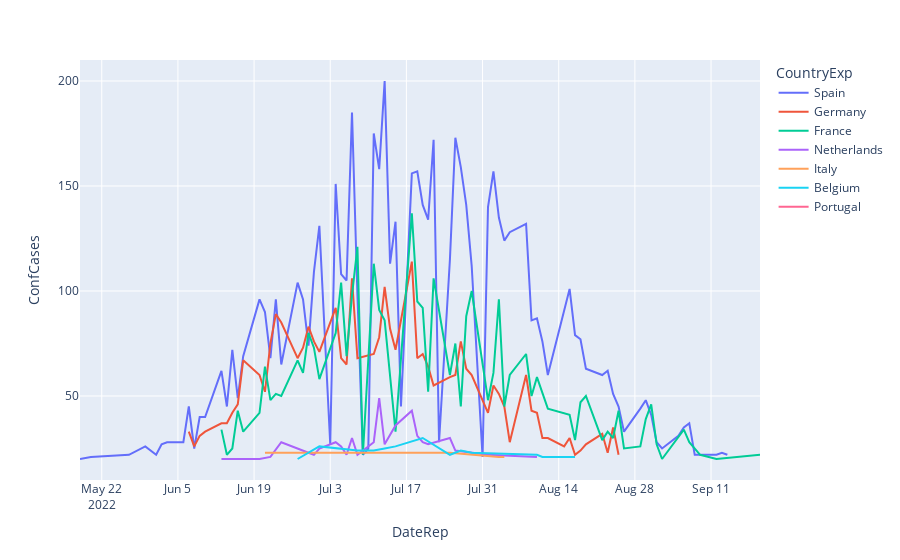

The notebook cell saved with this chart:
### Markdown cell above
Below is a another representation of new Monkeypox cases in various European countries that reported more than 20 confirmed cases. Each country follows a similar pattern and the Monkeypox outbreak spiked in Mid-July in Europe.

### Code cell
#Graph of cases in European countries with more than 20 new confirmed cases
fig = px.line(Severedf, x="DateRep", y="ConfCases", color='CountryExp')
fig.show()

### Figure 1 — Plotly figure (JSON) as saved in the notebook; plotly's stock layout.template omitted (floating-point values rounded to 4 significant figures)
{"data": [{"hovertemplate": "CountryExp=Spain<br>DateRep=%{x}<br>ConfCases=%{y}<extra></extra>", "legendgroup": "Spain", "line": {"color": "#636efa", "dash": "solid"}, "marker": {"symbol": "circle"}, "mode": "lines", "name": "Spain", "orientation": "v", "showlegend": true, "type": "scatter", "x": ["2022-05-18", "2022-05-20", "2022-05-27", "2022-05-30", "2022-06-01", "2022-06-02", "2022-06-03", "2022-06-06", "2022-06-07", "2022-06-08", "2022-06-09", "2022-06-10", "2022-06-13", "2022-06-14", "2022-06-15", "2022-06-16", "2022-06-17", "2022-06-20", "2022-06-21", "2022-06-22", "2022-06-23", "2022-06-24", "2022-06-27", "2022-06-28", "2022-06-29", "2022-06-30", "2022-07-01", "2022-07-03", "2022-07-04", "2022-07-05", "2022-07-06", "2022-07-07", "2022-07-08", "2022-07-09", "2022-07-10", "2022-07-11", "2022-07-12", "2022-07-13", "2022-07-14", "2022-07-15", "2022-07-16", "2022-07-18", "2022-07-19", "2022-07-20", "2022-07-21", "2022-07-22", "2022-07-23", "2022-07-25", "2022-07-26", "2022-07-27", "2022-07-28", "2022-07-29", "2022-07-31", "2022-08-01", "2022-08-02", "2022-08-03", "2022-08-04", "2022-08-05", "2022-08-08", "2022-08-09", "2022-08-10", "2022-08-11", "2022-08-12", "2022-08-16", "2022-08-17", "2022-08-18", "2022-08-19", "2022-08-22", "2022-08-23", "2022-08-24", "2022-08-25", "2022-08-26", "2022-08-29", "2022-08-30", "2022-08-31", "2022-09-01", "2022-09-02", "2022-09-05", "2022-09-06", "2022-09-07", "2022-09-08", "2022-09-12", "2022-09-13", "2022-09-14"], "xaxis": "x", "y": [20, 21, 22, 26, 22, 27, 28, 28, 45, 25, 40, 40, 62, 45, 72, 49, 69, 96, 90, 68, 96, 65, 104, 96, 74, 109, 131, 27, 151, 108, 105, 185, 98, 22, 25, 175, 158, 200, 113, 133, 45, 156, 157, 141, 134, 172, 28, 115, 173, 159, 141, 112, 21, 140, 157, 135, 124, 128, 132, 86, 87, 76, 60, 101, 79, 77, 63, 60, 62, 51, 45, 33, 44, 48, 41, 28, 25, 31, 35, 37, 22, 22, 23, 22], "yaxis": "y"}, {"hovertemplate": "CountryExp=Germany<br>DateRep=%{x}<br>ConfCases=%{y}<extra></extra>", "legendgroup": "Germany", "line": {"color": "#EF553B", "dash": "solid"}, "marker": {"symbol": "circle"}, "mode": "lines", "name": "Germany", "orientation": "v", "showlegend": true, "type": "scatter", "x": ["2022-06-07", "2022-06-08", "2022-06-09", "2022-06-10", "2022-06-13", "2022-06-14", "2022-06-15", "2022-06-16", "2022-06-17", "2022-06-20", "2022-06-21", "2022-06-22", "2022-06-23", "2022-06-24", "2022-06-27", "2022-06-28", "2022-06-29", "2022-06-30", "2022-07-01", "2022-07-04", "2022-07-05", "2022-07-06", "2022-07-07", "2022-07-08", "2022-07-11", "2022-07-12", "2022-07-13", "2022-07-14", "2022-07-15", "2022-07-18", "2022-07-19", "2022-07-20", "2022-07-21", "2022-07-22", "2022-07-25", "2022-07-26", "2022-07-27", "2022-07-28", "2022-07-29", "2022-08-01", "2022-08-02", "2022-08-03", "2022-08-04", "2022-08-05", "2022-08-08", "2022-08-09", "2022-08-10", "2022-08-11", "2022-08-12", "2022-08-15", "2022-08-16", "2022-08-17", "2022-08-18", "2022-08-19", "2022-08-22", "2022-08-23", "2022-08-24", "2022-08-25"], "xaxis": "x", "y": [33, 26, 31, 33, 37, 37, 42, 46, 67, 60, 52, 75, 89, 85, 68, 73, 83, 76, 71, 92, 68, 65, 106, 68, 70, 78, 102, 82, 72, 114, 68, 70, 64, 55, 59, 60, 76, 63, 60, 42, 55, 51, 45, 28, 60, 43, 42, 30, 30, 26, 30, 22, 24, 27, 32, 23, 35, 22], "yaxis": "y"}, {"hovertemplate": "CountryExp=France<br>DateRep=%{x}<br>ConfCases=%{y}<extra></extra>", "legendgroup": "France", "line": {"color": "#00cc96", "dash": "solid"}, "marker": {"symbol": "circle"}, "mode": "lines", "name": "France", "orientation": "v", "showlegend": true, "type": "scatter", "x": ["2022-06-13", "2022-06-14", "2022-06-15", "2022-06-16", "2022-06-17", "2022-06-20", "2022-06-21", "2022-06-22", "2022-06-23", "2022-06-24", "2022-06-27", "2022-06-28", "2022-06-29", "2022-06-30", "2022-07-01", "2022-07-04", "2022-07-05", "2022-07-06", "2022-07-07", "2022-07-08", "2022-07-09", "2022-07-11", "2022-07-12", "2022-07-13", "2022-07-15", "2022-07-18", "2022-07-19", "2022-07-20", "2022-07-21", "2022-07-22", "2022-07-25", "2022-07-26", "2022-07-27", "2022-07-28", "2022-07-29", "2022-08-01", "2022-08-02", "2022-08-03", "2022-08-04", "2022-08-05", "2022-08-08", "2022-08-09", "2022-08-10", "2022-08-11", "2022-08-12", "2022-08-16", "2022-08-17", "2022-08-18", "2022-08-19", "2022-08-22", "2022-08-23", "2022-08-24", "2022-08-25", "2022-08-26", "2022-08-29", "2022-08-30", "2022-08-31", "2022-09-01", "2022-09-02", "2022-09-06", "2022-09-07", "2022-09-09", "2022-09-12", "2022-09-20"], "xaxis": "x", "y": [34, 22, 25, 43, 33, 42, 64, 48, 51, 50, 67, 61, 80, 73, 58, 80, 104, 69, 98, 121, 22, 113, 91, 86, 33, 137, 95, 92, 52, 106, 60, 75, 45, 88, 100, 48, 61, 96, 45, 60, 70, 50, 59, 52, 44, 41, 29, 47, 50, 29, 33, 30, 43, 25, 26, 39, 46, 27, 20, 34, 28, 22, 20, 22], "yaxis": "y"}, {"hovertemplate": "CountryExp=Netherlands<br>DateRep=%{x}<br>ConfCases=%{y}<extra></extra>", "legendgroup": "Netherlands", "line": {"color": "#ab63fa", "dash": "solid"}, "marker": {"symbol": "circle"}, "mode": "lines", "name": "Netherlands", "orientation": "v", "showlegend": true, "type": "scatter", "x": ["2022-06-13", "2022-06-20", "2022-06-22", "2022-06-24", "2022-06-29", "2022-06-30", "2022-07-01", "2022-07-04", "2022-07-05", "2022-07-06", "2022-07-07", "2022-07-08", "2022-07-11", "2022-07-12", "2022-07-13", "2022-07-15", "2022-07-18", "2022-07-19", "2022-07-20", "2022-07-21", "2022-07-25", "2022-07-26", "2022-08-01", "2022-08-10"], "xaxis": "x", "y": [20, 20, 21, 28, 23, 22, 25, 28, 26, 22, 30, 22, 28, 49, 27, 36, 43, 31, 28, 27, 30, 24, 22, 21], "yaxis": "y"}, {"hovertemplate": "CountryExp=Italy<br>DateRep=%{x}<br>ConfCases=%{y}<extra></extra>", "legendgroup": "Italy", "line": {"color": "#FFA15A", "dash": "solid"}, "marker": {"symbol": "circle"}, "mode": "lines", "name": "Italy", "orientation": "v", "showlegend": true, "type": "scatter", "x": ["2022-06-21", "2022-06-24", "2022-07-25", "2022-08-03", "2022-08-04"], "xaxis": "x", "y": [23, 23, 23, 21, 21], "yaxis": "y"}, {"hovertemplate": "CountryExp=Belgium<br>DateRep=%{x}<br>ConfCases=%{y}<extra></extra>", "legendgroup": "Belgium", "line": {"color": "#19d3f3", "dash": "solid"}, "marker": {"symbol": "circle"}, "mode": "lines", "name": "Belgium", "orientation": "v", "showlegend": true, "type": "scatter", "x": ["2022-06-27", "2022-07-01", "2022-07-08", "2022-07-11", "2022-07-13", "2022-07-15", "2022-07-20", "2022-07-25", "2022-07-27", "2022-07-29", "2022-08-10", "2022-08-11", "2022-08-17"], "xaxis": "x", "y": [20, 26, 24, 24, 25, 26, 30, 22, 24, 23, 22, 21, 21], "yaxis": "y"}, {"hovertemplate": "CountryExp=Portugal<br>DateRep=%{x}<br>ConfCases=%{y}<extra></extra>", "legendgroup": "Portugal", "line": {"color": "#FF6692", "dash": "solid"}, "marker": {"symbol": "circle"}, "mode": "lines", "name": "Portugal", "orientation": "v", "showlegend": true, "type": "scatter", "x": ["2022-07-25"], "xaxis": "x", "y": [20], "yaxis": "y"}], "layout": {"legend": {"title": {"text": "CountryExp"}, "tracegroupgap": 0}, "margin": {"t": 60}, "xaxis": {"anchor": "y", "domain": [0, 1], "title": {"text": "DateRep"}}, "yaxis": {"anchor": "x", "domain": [0, 1], "title": {"text": "ConfCases"}}}}
